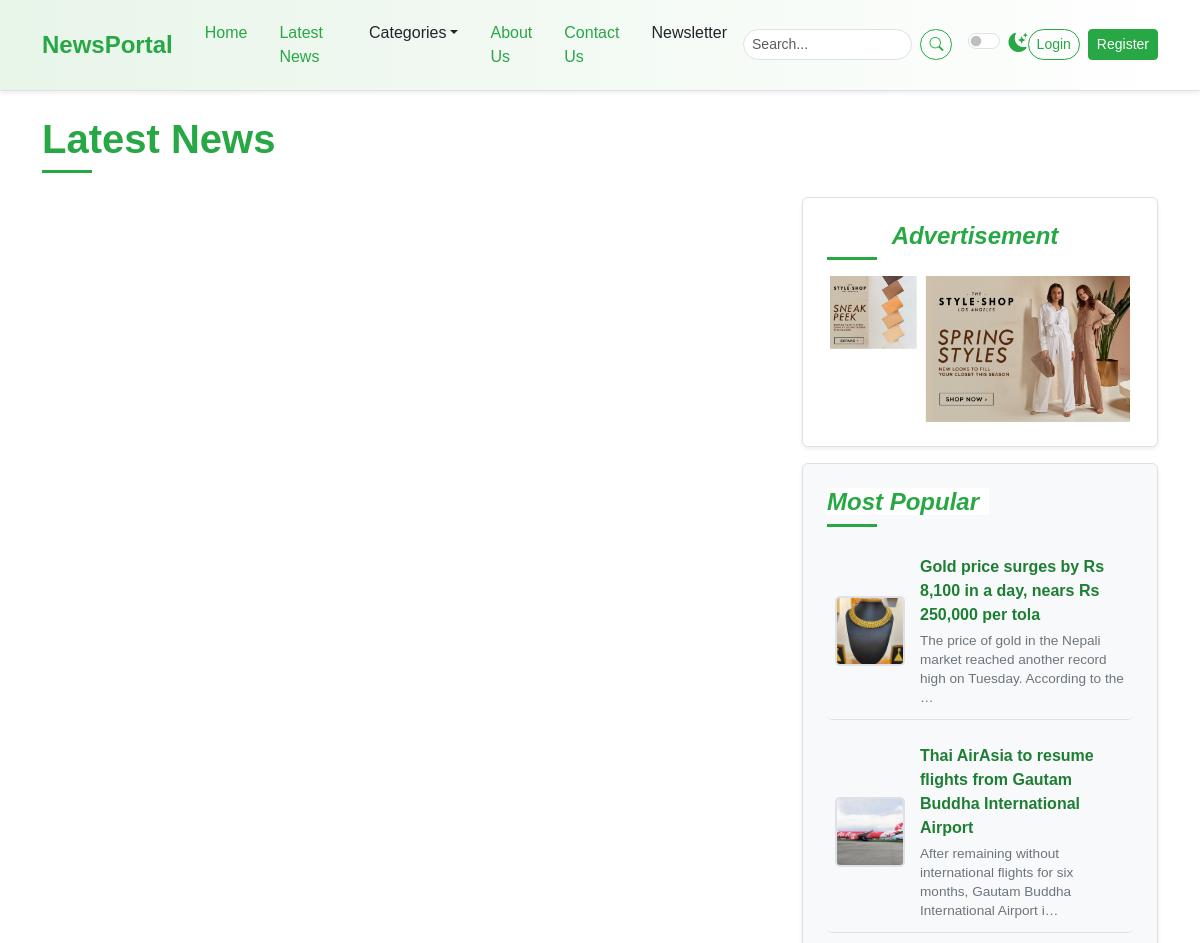
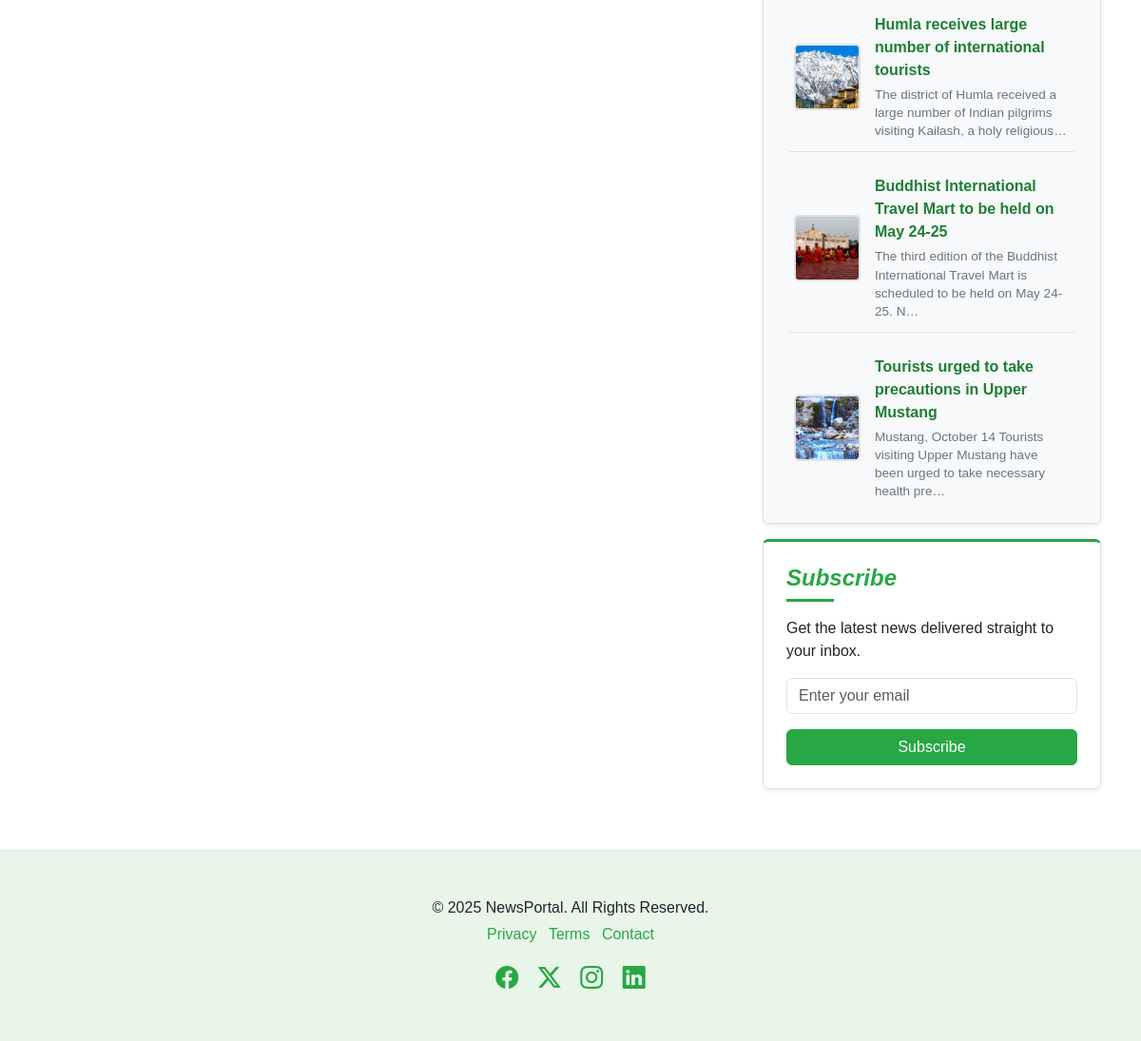
The page /post-list/ on the database its author committed (2 pictures, top to bottom).
### newspaper/models.py (models this page shows, shortened)
class TimeStampModel(models.Model):
    created_at = models.DateTimeField(auto_now_add=True)
    updated_at = models.DateTimeField(auto_now=True)
    class Meta:
        abstract = True  # Don't create table in DB

class Advertisement(TimeStampModel):
    title = models.CharField(max_length=100)
    image = models.ImageField(upload_to="advertisements/%Y/%m/%d", blank=False)

class Post(TimeStampModel):
    STATUS_CHOICES = [
        ("active", "Active"),
        ("in_active", "Inactive"),
    ]
    title = models.CharField(max_length=200)
    content = models.TextField()
    featured_image = models.ImageField(upload_to="post_images/%Y/%m/%d", blank=False)
    author = models.ForeignKey("auth.User", on_delete=models.CASCADE)
    status = models.CharField(max_length=20, choices=STATUS_CHOICES, default="active")
    views_count = models.PositiveBigIntegerField(default=0)
    is_breaking_news = models.BooleanField(default=False)
    published_at = models.DateTimeField(null=True, blank=True)
    category = models.ForeignKey(Category, on_delete=models.CASCADE)
    tag = models.ManyToManyField(Tag)

### newspaper/views.py (the view)
# urls.py: path("post-list/",views.PostListView.as_view(), name='post-list'),
class PostListView(SidebarMixin, ListView):
    model = Post
    template_name = "newsportal/list/list.html"
    context_object_name = "posts"
    def get_queryset(self):
        query = super().get_queryset() #Post.objects.all()
        query = query.filter(published_at__isnull=False, status="active")
        return query

### newspaper/navigation.py (called while the page is built)
def nav(request):
    categories = Category.objects.all()[:4]
    return {"categories": categories}

### newspaper/views.py (called while the page is built)
    def get_context_data(self, **kwargs):
        context = super().get_context_data(**kwargs)
        context["popular_posts"] = Post.objects.filter(
            published_at__isnull = False,status="active"
        ).order_by("-published_at")[:5]
        context["advertisement"] = (
            Advertisement.objects.all().order_by("-created_at").first()
        )
        return context

### templates/newsportal/list/list.html (shortened to what this page needs)
{% extends "newsportal/base.html" %}
{% block content %}
    <div class="container mt-4">
      <h1 class="mb-4 section-title">
        <span>Latest News</span>
      </h1>
      <div class="row">
        <div class="col-lg-8">
        </div>
        <div class="col-lg-4">
          <div class="position-sticky sticky-sidebar-offset">
            {% include "newsportal/home/right/advertisement.html" %}
            {% include "newsportal/home/right/most_popular.html" %}
            {% include "newsportal/home/right/newsletter.html" %}
          </div>
        </div>
      </div>
    </div>
{% endblock content %}

### templates/newsportal/home/right/advertisement.html
            <div class="p-4 mb-3 rounded sidebar-widget shadow-sm text-center">
              <h4 class="fst-italic section-title">
                <span>Advertisement</span>
              </h4>
              <img src="{{ advertisement.image.url }}"
                   width="300"
                   height="250"
                   class="img-fluid"
                   alt="{{ advertisement.title }}" />
            </div>

### templates/newsportal/home/right/most_popular.html
            <div class="p-4 mb-3 bg-light rounded sidebar-widget shadow-sm">
              <h4 class="fst-italic section-title">
                <span>Most Popular</span>
              </h4>
              <ul class="list-unstyled mb-0 popular-list">
                  {% for post in popular_posts %}
                <li>
                  <img src="{{ post.featured_image.url }}"
                       alt="{{ post.title }}"
                       width="70"
                       height="70" />
                  <div>
                      <a href="article.html" class="popular-title-link">{{ post.title }}</a>
                      <p class="popular-description">{{ post.content|striptags|truncatechars:100 }}</p>
                  </div>
                </li>
                  {% endfor %}
              </ul>
            </div>

### static/css/style.css (style rules this page uses)
:root { --primary-green: #28a745; --light-green: #e8f5e9; --dark-green: #1e7e34; --accent-green: #5cb85c; --text-color-light: #212529; --text-color-dark: #f8f9fa; --bg-light: #ffffff; --bg-dark: #212529; --card-bg-light: #ffffff; --card-bg-dark: #343a40; --border-color-light: #dee2e6; --border-color-dark: #495057; --shadow-sm: 0 0.125rem 0.25rem rgba(0, 0, 0, 0.075); --shadow: 0 0.5rem 1rem rgba(0, 0, 0, 0.15); --transition-speed: 0.3s ease; }
body { font-family: "Poppins", sans-serif; background-color: var(--bg-light); color: var(--text-color-light); transition: background-color var(--transition-speed), color var(--transition-speed); }
.section-title { position: relative; padding-bottom: 10px; margin-bottom: 20px; font-weight: 600; color: var(--primary-green); }
.section-title span { position: relative; z-index: 1; background-color: var(--bg-light); padding-right: 10px; }
.section-title::after { content: ""; position: absolute; left: 0; bottom: 0; width: 50px; height: 3px; background-color: var(--primary-green); }
.sidebar-widget { background-color: var(--card-bg-light); border: 1px solid var(--border-color-light); padding: 1.5rem !important; }
.sidebar-widget h4 { color: var(--primary-green); margin-bottom: 1rem; }
.popular-list li { display: flex; align-items: center; margin-bottom: 0.75rem; padding: 0.75rem 0.5rem; border-bottom: 1px solid var(--border-color-light); transition: background-color var(--transition-speed); border-radius: 5px; }
.popular-list li:last-child { border-bottom: none; margin-bottom: 0; padding-bottom: 0; }
.popular-list img { width: 70px; height: 70px; object-fit: cover; border-radius: 5px; margin-right: 15px; flex-shrink: 0; border: 2px solid var(--border-color-light); }
.popular-list li div { display: flex; flex-direction: column; justify-content: center; flex-grow: 1; }
.popular-list .popular-title-link { text-decoration: none; color: var(--dark-green); font-weight: 600; margin-bottom: 0.25rem; display: block; transition: color var(--transition-speed); }
.popular-list .popular-description { font-size: 0.85rem; color: #6c757d; margin-bottom: 0; line-height: 1.4; }
.popular-list a { text-decoration: none; color: var(--text-color-light); transition: color var(--transition-speed); flex-grow: 1; }
.sticky-sidebar-offset { top: 6rem; }

### rows shown on the page
Advertisement: image (picture)
Post: featured_image (picture), title "Gold price surges by Rs 8,100 in a day, nears Rs 250,000 per tola", content "The price of gold in the Nepali market reached another record high on Tuesday. According to the …"
Post: featured_image (picture), title "Thai AirAsia to resume flights from Gautam Buddha International Airport", content "After remaining without international flights for six months, Gautam Buddha International Airport i…"
Post: featured_image (picture), title "Humla receives large number of international tourists", content "The district of Humla received a large number of Indian pilgrims visiting Kailash, a holy religious…"
Post: featured_image (picture), title "Buddhist International Travel Mart to be held on May 24-25", content "The third edition of the Buddhist International Travel Mart is scheduled to be held on May 24-25. N…"
Post: featured_image (picture), title "Tourists urged to take precautions in Upper Mustang", content "Mustang, October 14 Tourists visiting Upper Mustang have been urged to take necessary health pre…"
